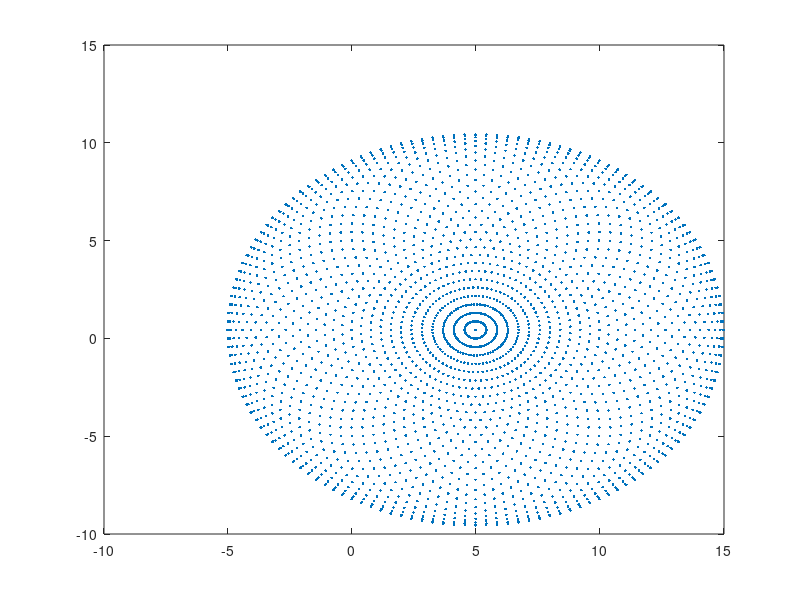

The MATLAB script that drew this image:
clc;
clear all;
%length inputs
l1 = input('Enter the l1 link length');
l2 = input('Enter the l2 link length');
l3 = input('Enter the l3 link length');
disp('Enter the angle of')%orientation input
disp('orientation phi in degreees')
deg =input(' ');

if(deg > 360)
    deg = mod(deg,360);
end

%theta1= 0:0.1:2*pi;
%theta2= 0:0.1:2*pi;
%theta3= 0:0.1:2*pi;

a=1;
z=1;
for theta1 = 0:5:361
    for theta2= 0:5:361
        for theta3= 0:1:361
            
            p = zeros(3,1);
            p(3,1) = theta1 + theta2 +theta3;
            if(p(3,1)>360)
                 p(3,1) = mod(p(3,1),360);
            end
            if (p(3,1)== deg)
                p(1,1) = (l1*cosd(theta1)) + (l2*cosd(theta1+theta2)) + (l3*cosd(theta1+theta2+theta3));
                p(2,1) = (l1*sind(theta1)) + (l2*sind(theta1+theta2) + (l3*sind(theta1+theta2+theta3)));
                x(a)=p(1,1);
                y(a)=p(2,1);
                a=a+1;
            end
            
            
        end
    end
end

plot(x,y,'.')
